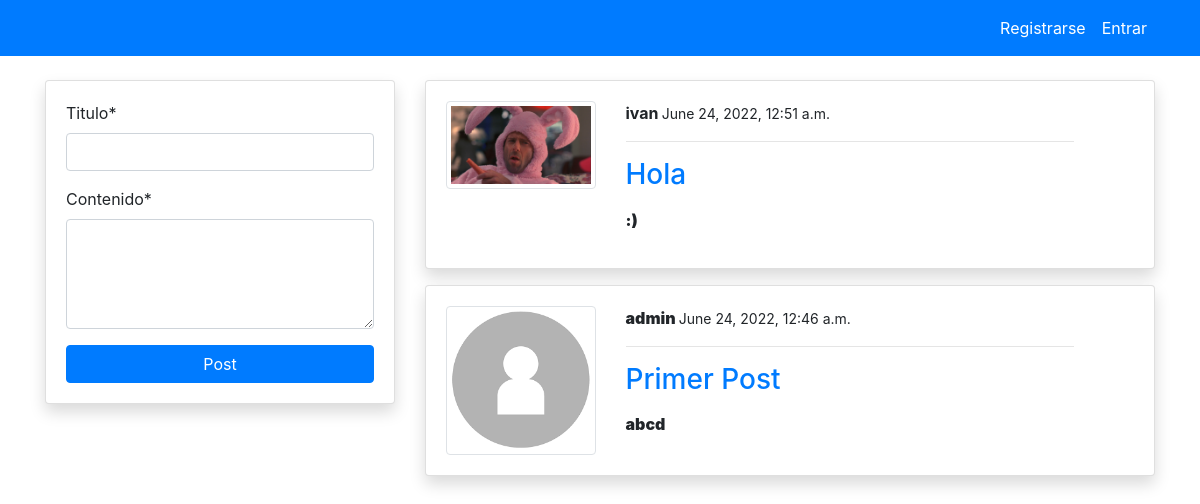
Page /blog/ on the earlier database version.
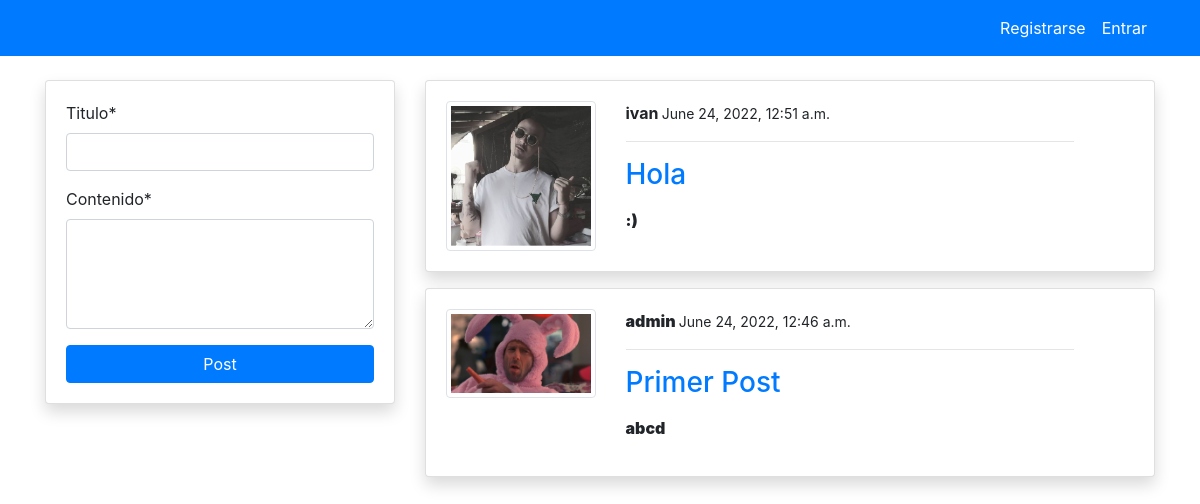
Same page on the later database version.
### blogapp/models.py (models this page shows, shortened)
class Postmodel(models.Model):
    titulo = models.CharField(max_length=100)
    contenido = models.TextField()
    author= models.ForeignKey(User, on_delete=models.CASCADE)
    date_created = models.DateTimeField(auto_now_add=True)
    class Meta:
        ordering = ('-date_created',)

### users/models.py (models this page shows, shortened)
class Profilemodel(models.Model):
    user = models.OneToOneField(User, on_delete=models.CASCADE)
    image = models.ImageField(default='default.png', upload_to='profile', validators=[
                              FileExtensionValidator(['png', 'jpg'])])

### blogapp/views.py (the view)
# urls.py: 2. Add a URL to urlpatterns:  path('', views.home, name='home')
def home(request):
    posts = Postmodel.objects.all()
    if request.method == 'POST':
        form = Postmodelform(request.POST)
        if form.is_valid():
            instance = form.save(commit=False)
            instance.author = request.user
            instance.save()
            return redirect('home')
    else:
        form =Postmodelform
    form =Postmodelform()
    context ={
        'posts':posts,
        'form':form,
    }
    return render(request, 'Blog/home.html', context)

### blogapp/forms.py
class Postmodelform(forms.ModelForm):
    contenido= forms.CharField(widget=forms.Textarea(attrs={'rows': 4}))
    class Meta:
        model = Postmodel
        fields = ('titulo','contenido')

### templates/Blog/home.html (shortened to what this page needs)
{% extends 'partials/base.html' %}
{% load crispy_forms_tags %}
{% block content %}
<div class="container">
    <div class="row mt-5 pt-3">
        <div class="col-md-4">
            <div class="card my-3 shadow">
                <div class="card-body">
                    <form method="POST">
                        {{ form|crispy }}
                        <input class="btn btn-primary btn-block" type="submit" value="Post">
                    </form>
                </div>
            </div>
        </div>
        <div class="col-md-8">
            {% for post in posts %}
            <div class="card shadow my-3">
                <div class="card-body">
                    <div class="row">
                        <div class="col-md-3">
                            <img class="img-thumbnail" src="{{post.author.profilemodel.image.url}}" alt="img">
                        </div>
                        <div class="col-md-8">
                            <strong>{{ post.author }}<strong> <small> {{ post.date_created }}</small>
                            <hr>
                            <a class="h3" href="{% url 'blog-post-detail' post.id %}">{{ post.titulo }}</a>
                            <p class="text-justify my-3">
                                {{ post.contenido }}
                            </p>
                        </div>
                    </div>
                </div>
            </div>
            {% endfor %}
        </div>
    </div>
</div>
{% endblock %}

Differences in the rows shown:
changed through a linked row, Postmodel "Hola": author.profilemodel.image: a different picture
changed through a linked row, Postmodel "Primer Post": author.profilemodel.image: picture added in place of a placeholder
